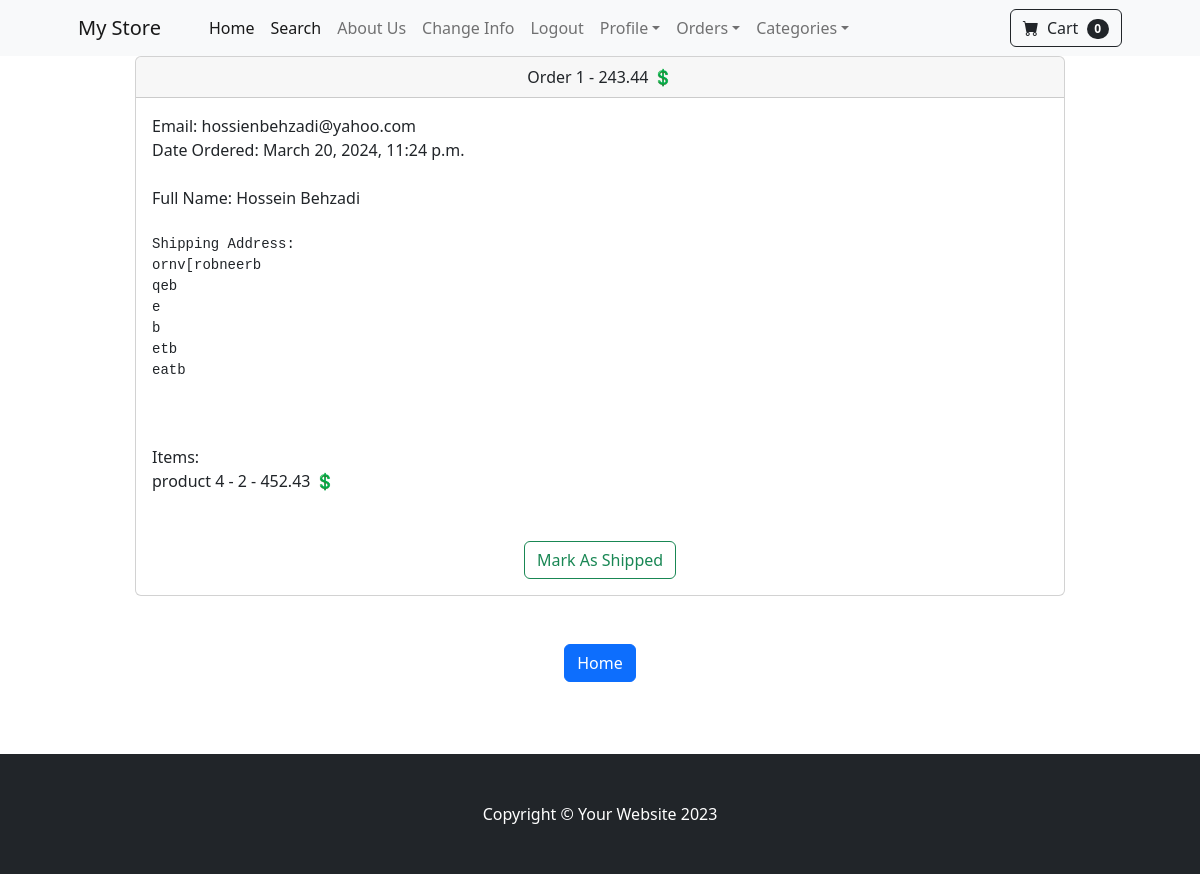
/payment/orders/1 (signed in), run on an earlier commit of the app's database.
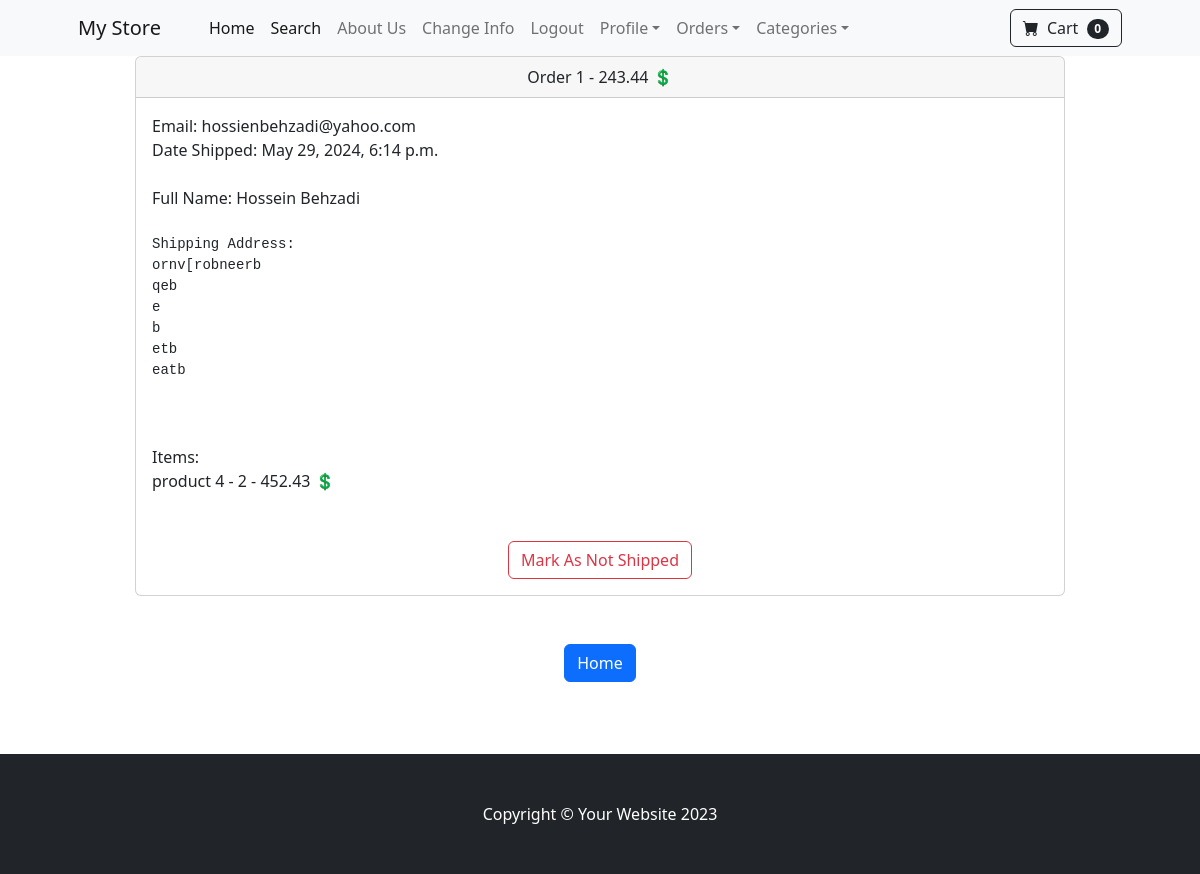
And on a later commit of the database.
### payment/models.py (models this page shows, shortened)
class Order(models.Model):
    user = models.ForeignKey(User, on_delete=models.CASCADE, null=True, blank=True)
    full_name = models.CharField(max_length=255)
    email = models.CharField(max_length=255)
    shipping_address = models.TextField(max_length=15000)
    amount_paid = models.DecimalField(max_digits=8, decimal_places=2)
    date_ordered = models.DateTimeField(auto_now_add=True)
    is_shipped = models.BooleanField(default=False)
    date_shipped = models.DateTimeField(blank=True, null=True)

class OrderItem(models.Model):
    order = models.ForeignKey(Order, on_delete=models.CASCADE, null=True)
    product = models.ForeignKey(Product, on_delete=models.CASCADE, null=True)
    user = models.ForeignKey(User, on_delete=models.CASCADE, null=True, blank=True)
    quantity = models.PositiveBigIntegerField(default=1)
    price = models.DecimalField(max_digits=7, decimal_places=2)

### store/models.py (models this page shows)
class Product(models.Model):
    name = models.CharField(max_length=100)
    price = models.DecimalField(default=0, decimal_places=2, max_digits=10)
    category = models.ForeignKey(Category, on_delete=models.CASCADE, default=1)
    description = models.CharField(max_length=500, default='', blank=True, null=True)
    image = models.ImageField(upload_to='uploads/product/')
    in_sale = models.BooleanField(default=False)
    sale_price = models.DecimalField(default=0, decimal_places=2, max_digits=10)
    def __str__(self):
        return self.name

### payment/views.py (the view, shortened to what this page needs)
# urls.py: path('orders/<int:pk>', views.orders, name='orders'),
def orders(request, pk):
    if request.user.is_authenticated and request.user.is_superuser:
        order = Order.objects.get(id=pk)
        items = OrderItem.objects.filter(order=pk)
        return render(request, 'payment/orders.html', {'order': order, 'items': items})
    else:
        messages.error(request, 'Access Denied')
        return redirect('home')

### cart/cart.py (called while the page is built)
    def __len__(self):
        return len(self.cart)

### cart/context_processors.py (called while the page is built)
def cart(request):
    return {'cart': Cart(request)}

### payment/templates/payment/orders.html (shortened to what this page needs)
{% extends 'base.html' %}
{% block content %}
        <div class="container">
            <div class="row">
                <center>
                    <div class="col-lg-10 col-ld-12 col-sm-12 col-12">
                        <div class="card">
                          <div class="card-header">
                            Order {{ order.id }} - {{ order.amount_paid }} 💲
                          </div>
                          <div class="card-body" align="left">
                              Email: {{ order.email }}<br>
                              {% if order.is_shipped %}
                                Date Shipped: {{ order.date_shipped }}
                              {% else %}
                                Date Ordered: {{ order.date_ordered }}
                              {% endif %}
                              <br><br>
                              Full Name: {{order.full_name }}<br><br>
                              <pre>Shipping Address: <br>{{ order.shipping_address }}</pre><br><br>
                              Items:<br>
                              {% for item in items %}
                                    {{ item.product }} - {{ item.quantity }} - {{ item.price }} 💲<br>
                              {% endfor %}
                              <br><br>
                              {% if not order.is_shipped %}
                              <form method="POST" align="center">
                                  <button type="submit" class="btn btn-outline-success">Mark As Shipped</button>
                              </form>
                              {% else %}
                              <form method="POST" align="center">
                                  <button type="submit" class="btn btn-outline-danger">Mark As Not Shipped</button>
                              </form>
                              {% endif %}
                          </div>
                        </div>
                        <br><br>
                        <a href="{% url 'home' %}" class="btn btn-primary">Home</a>
                        <br><br>
                    </div>
                </center>
            </div>
        </div>
        <br><br>
{% endblock %}

### store/templates/base.html (shortened to what this page needs)
{% load static %}
<!DOCTYPE html>
<html lang="en">
    <head>
        <link href="https://cdn.jsdelivr.net/npm/bootstrap-icons@1.5.0/font/bootstrap-icons.css" rel="stylesheet" />
        <link href="{% static 'css/styles.css' %}" rel="stylesheet" />
    </head>
    <body>
        {% include 'navbar.html' %}
        {% block content %}
        {% endblock %}
        <footer class="py-5 bg-dark">
            <div class="container"><p class="m-0 text-center text-white">Copyright &copy; Your Website 2023</p></div>
        </footer>
    </body>
</html>

### store/templates/navbar.html (shortened to what this page needs)
        <nav class="navbar navbar-expand-lg navbar-light bg-light">
            <div class="container px-4 px-lg-5">
                <a class="navbar-brand" href="{% url 'home' %}">My Store</a>
                <div class="collapse navbar-collapse" id="navbarSupportedContent">
                    <ul class="navbar-nav me-auto mb-2 mb-lg-0 ms-lg-4">
                        <li class="nav-item"><a class="nav-link active" aria-current="page" href="{% url 'home' %}">Home</a></li>
                        <li class="nav-item"><a class="nav-link active" aria-current="page" href="{% url 'search' %}">Search</a></li>
                        <li class="nav-item"><a class="nav-link" href="{% url 'about' %}">About Us</a></li>
                        {% if user.is_authenticated %}
                        <li class="nav-item"><a class="nav-link" href="{% url 'update_user' %}">Change Info</a></li>
                        <li class="nav-item"><a class="nav-link" href="{% url 'logout' %}">Logout</a></li>
                        <li class="nav-item dropdown">
                            <a class="nav-link dropdown-toggle" href="#" role="button" data-bs-toggle="dropdown" aria-expanded="false">Profile</a>
                        </li>
                        {% if user.is_superuser %}
                        <li class="nav-item dropdown">
                            <a class="nav-link dropdown-toggle" href="#" role="button" data-bs-toggle="dropdown" aria-expanded="false">Orders</a>
                        </li>
                        {% endif %}
                        {% else %}
                        <li class="nav-item"><a class="nav-link" href="{% url 'login' %}">Login</a></li>
                        <li class="nav-item"><a class="nav-link" href="{% url 'register' %}">Register</a></li>
                        {% endif %}
                        <li class="nav-item dropdown">
                            <a class="nav-link dropdown-toggle" id="navbarDropdown" href="#" role="button" data-bs-toggle="dropdown" aria-expanded="false">Categories</a>
                        </li>
                    </ul>
                    <form class="d-flex">
                        <a href="{% url 'cart_summary' %}" class="btn btn-outline-dark">
                            <i class="bi-cart-fill me-1"></i>
                            Cart
                            <span class="badge bg-dark text-white ms-1 rounded-pill" id="cart_quantity">{{ cart|length }}</span>
                        </a>
                    </form>
                </div>
            </div>
        </nav>

What changed in the data, as far as the page shows it:
changed Order "hossienbehzadi@yahoo.com": date_shipped (not shown) → "May 29, 2024, 6:14 p.m."; is_shipped False → True (drawn); date_ordered "March 20, 2024, 11:24 p.m." → (not shown)
Also different on the page:
text no longer shown: "Date Ordered: Mark As Shipped"
text now shown: "Date Shipped: Mark As Not Shipped"
